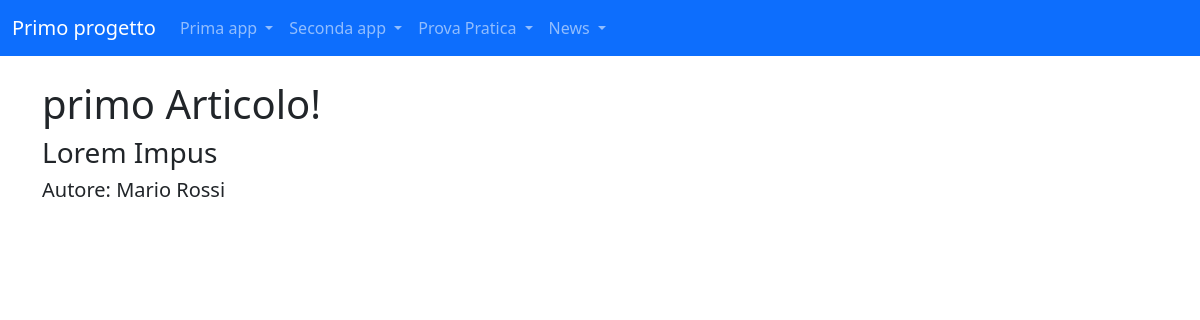
The app's page /news/articolo/1 with its own data.
### news/models.py (models this page shows, shortened)
class Articolo(models.Model):
    titolo = models.CharField(max_length=100)
    contenuto = models.TextField()
    giornalista = models.ForeignKey(Giornalista, on_delete=models.CASCADE, related_name='articoli')
    data = models.DateField(null=True, blank=True)
    visualizzazioni = models.PositiveIntegerField(default=0)
    class Meta:
        verbose_name = "Articolo"
        verbose_name_plural = "Articoli"

class Giornalista(models.Model):
    nome = models.CharField(max_length=20)
    cognome = models.CharField(max_length=20)
    anno_di_nascita = models.DateField(null=True, blank=True)
    def __str__(self):
        return self.nome + " " + self.cognome
    class Meta:
        verbose_name = "Giornalista"
        verbose_name_plural = "Giornalisti"

### news/views.py (the view)
# urls.py: path("articolo/<int:pk>", articoloDetailsView, name="articolo_details"),
def articoloDetailsView(request, pk):
    articolo = get_object_or_404(Articolo, pk=pk)
    context = {"articolo" : articolo}
    return render(request, "news/articolo_details.html", context)

### news/templates/news/articolo_details.html (shortened to what this page needs)
{% extends 'base.html' %}
{% block content %}
    <h1>{{ articolo.titolo }}</h1>
    <h3>{{ articolo.contenuto }}</h3>
    <h5>Autore: {{ articolo.giornalista }}</h5>
{% endblock content %}

### records on screen
Articolo: titolo "primo Articolo!", contenuto "Lorem Impus", giornalista "Mario Rossi"
